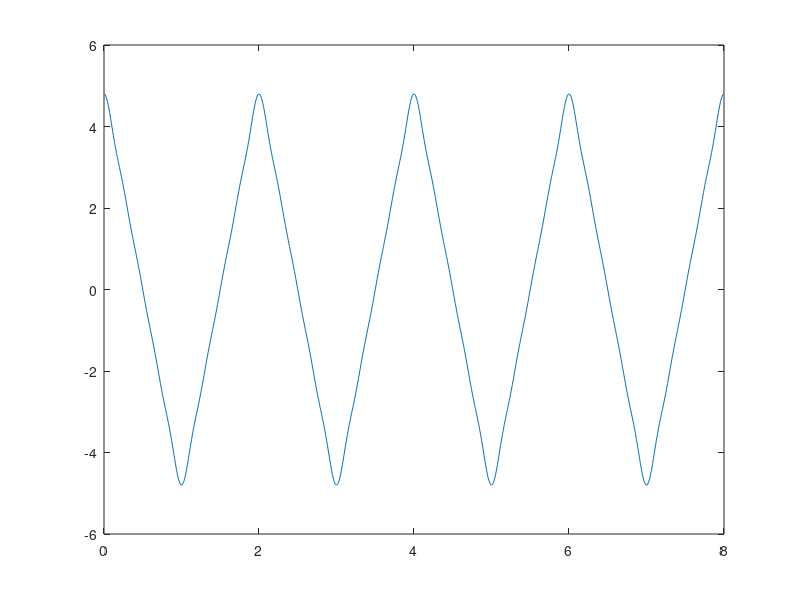

Here is the MATLAB script that generated this plot:
Vmin=-5;
Vmax=5;
T=2;
k=1;
a=0;
t=linspace(0,4*T,1000);
u=zeros(1,1000);
omega=2*pi/T;
for i=1:10;
    u1= (8/(T^2 *omega^2*i^2))*(Vmax-Vmin)*(1-((-1)^i))*cos(i*omega*t);
    u2 = u + u1;
    u=u2;
    %plot (t,u);
    %hold on
    %pause(0.1);
end
plot(t,u)
